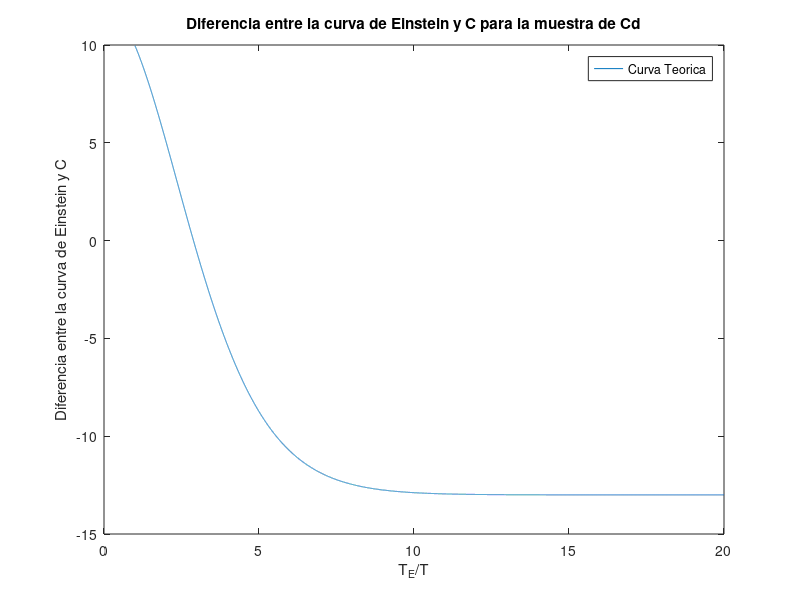

Here is the MATLAB script that generated this plot:
clear all; close all;
x = 1:0.001:20; 
R = 8.31446261815324; T = 185; % constante de los gases ideales R y temperatura promedio
c = 13; % <---------- SELECCIONAR calor especifico molar 
y =3*R*(x.^2).*((exp(x))./((exp(x)-1).^2)) - c;
plot (x,y); plot (x,y); xlabel('T_{E}/T'); ylabel('Diferencia entre la curva de Einstein y C'); legend('Curva Teorica'); title('Diferencia entre la curva de Einstein y C para la muestra de Cd')
print -djpeg -r100 temperaturamuestracadmio.jpg
i = 1; n = 1; mj0(1) = 0; mn0(1) = 0;
while (y(i)>0)
  mj0(i) = x(i);
  i = i+1;
end
x(i-1)
y(i-1)
x(i)
y(i)
precision = 0.5*(y(i-1) - y(i))
xmed = 0.5*(x(i)+x(i-1))
TE = (0.5*(x(i)+x(i-1)))*T  
deltaTE = (xmed - x(i-1))*T
